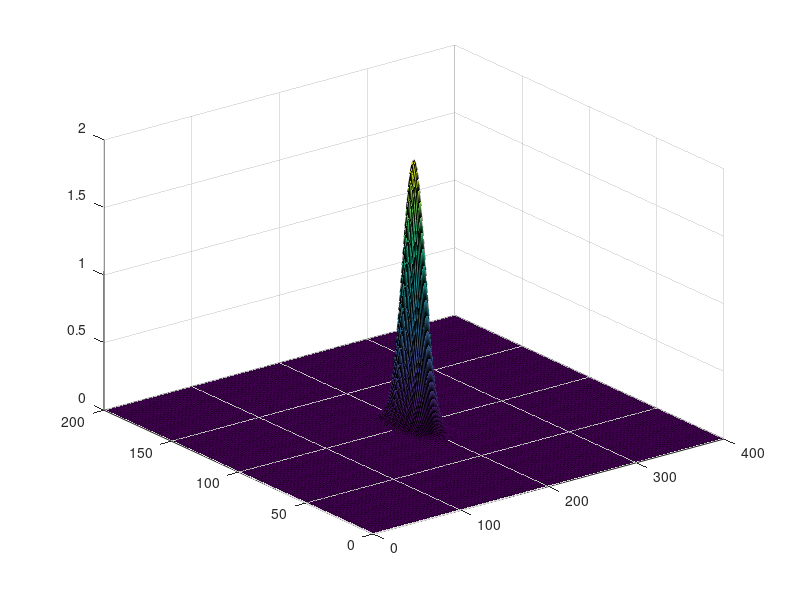

This figure's MATLAB source: (Note: this script raises an error after producing the figure.)
% PML portion of code written largely following along https://www.mathworks.com/matlabcentral/fileexchange/35576-2d-fdtd-of-a-region-with-perfect-electric-conductor-boundary?s_tid=FX_rc1_behav
clc;clear;close all;

%Grid Dimensions
MX=400; %Max x
MY=200; %Max y
%Timestep count
MT=500; %Max time, number of timesteps

%Source locations, center and overlapping
center_x=MX/2;
center_y=MY/2;
left_x=floor(MX/3);
right_x=MX-left_x;

%Physical parameters of free space
ep0=(1/(36*pi))*1e-9; %Vacuum permutivity, F/m
mu0=4*pi*1e-7; %Vacuum permeability, N/A²
c=3e+8; %Speed of light, m/s

%Set arbitrary dx/dy/etc of uniform 1 micron
dxy=1e-6;

%Courant Stability Condition to determine timestep
S=2^-0.5;
dt=S*dxy/c;

%Field matrices
Ez=zeros(MX,MY);
Ezx=zeros(MX,MY);
Ezy=zeros(MX,MY);
Hx=zeros(MX,MY);
Hy=zeros(MX,MY);

%Permittivity and permeability constants, stored in matrices for
ep=ep0*ones(MX,MY);
mu=mu0*ones(MX,MY);

%Electric conductivity matrices for x and y directions
sigx=zeros(MX,MY);
sigy=zeros(MX,MY);

%Perfectly matched layer boundary design
%Reference: IIT Madras team referencing http://dougneubauer.com/wp-content/uploads/wdata/yee2dpml1/yee2d_c.txt
%(An adaptation of 2-D FDTD TE code of Dr. Susan Hagness)

%Boundary width of PML in all directions
bound_width=25;

%Required reflection coefficient
max_refl=1e-6;

%Polynomial order for the σ model
sigma_order=6;
%Polynomial σ model
sigma_max=(-log10(max_refl)*(sigma_order+1)*ep0*c)/(2*bound_width*dxy);
bound_fact_1=(sigma_max)/((bound_width^sigma_order)*(sigma_order+1));
bound_fact_2=(sigma_max)/((bound_width^sigma_order)*(sigma_order+1));
bound_fact_3=(sigma_max)/((bound_width^sigma_order)*(sigma_order+1));
bound_fact_4=(sigma_max)/((bound_width^sigma_order)*(sigma_order+1));
x=0:1:bound_width;
for i=1:1:MX
    sigx(i,bound_width+1:-1:1)=bound_fact_1*((x+0.5*ones(1,bound_width+1)).^(sigma_order+1)-(x-0.5*[0 ones(1,bound_width)]).^(sigma_order+1));
    sigx(i,MY-bound_width:1:MY)=bound_fact_2*((x+0.5*ones(1,bound_width+1)).^(sigma_order+1)-(x-0.5*[0 ones(1,bound_width)]).^(sigma_order+1));
end
for i=1:1:MY
    sigy(bound_width+1:-1:1,i)=bound_fact_3*((x+0.5*ones(1,bound_width+1)).^(sigma_order+1)-(x-0.5*[0 ones(1,bound_width)]).^(sigma_order+1))';
    sigy(MX-bound_width:1:MX,i)=bound_fact_4*((x+0.5*ones(1,bound_width+1)).^(sigma_order+1)-(x-0.5*[0 ones(1,bound_width)]).^(sigma_order+1))';
end

%Magnetic conductivity matrix using PML condition, also split into x and y
%directions
sig_starx=(sigx.*mu)./ep;
sig_stary=(sigy.*mu)./ep;

%Multiplicartion factor matrices for updating the H matrices instead of
%doing so every frame
G=((mu-0.5*dt*sig_starx)./(mu+0.5*dt*sig_starx));
H=(dt/dxy)./(mu+0.5*dt*sig_starx);
A=((mu-0.5*dt*sig_stary)./(mu+0.5*dt*sig_stary));
B=(dt/dxy)./(mu+0.5*dt*sig_stary);

%Multiplication factor matrices for E matrix
C=((ep-0.5*dt*sigx)./(ep+0.5*dt*sigx));
D=(dt/dxy)./(ep+0.5*dt*sigx);
E=((ep-0.5*dt*sigy)./(ep+0.5*dt*sigy));
F=(dt/dxy)./(ep+0.5*dt*sigy);

%Special case: reflective surface at edge. This surface starts near the
%bottom right corner, and proceeds up at a given incidence angle until the
%top of the screen.
reflector=ones(MX,MY);
incidence_angle=60; %First was 30, then 45, then 60
alpha=incidence_angle*pi/180;
offset=0;
for i=1:1:min(MX,MY)
    angle_offset=i*sin(alpha);
    leftmost=floor(MX-offset-angle_offset);
    reflector(leftmost:MX,i)=0;
end

imagesc(reflector);colorbar;
pause;

%Meshgrid for graphing
[X,Y]=meshgrid(1:MX,1:MY);

%Initial condition: Gaussian pulse
amp=2;
x0=MX/2;
y0=MY/2;
spread=10;
Ez(1:MX,1:MY) = amp*exp(-((x0-X)'.^2+(y0-Y)'.^2)/spread^2);%Initial gaussian pulse
Ezx(1:MX,1:MY)=0.5*Ez(1:MX,1:MY);
Ezy(1:MX,1:MY)=0.5*Ez(1:MX,1:MY);



%And now, the moment you've all been waiting for: The time loop begins
for n=1:1:MT

    %Update equation for Hx and Hy
    %Vectorized update in one line instead of for loo
    Hy(1:MX-1,1:MY-1)=A(1:MX-1,1:MY-1).*Hy(1:MX-1,1:MY-1)+B(1:MX-1,1:MY-1).*(Ezx(2:MX,1:MY-1)-Ezx(1:MX-1,1:MY-1)+Ezy(2:MX,1:MY-1)-Ezy(1:MX-1,1:MY-1));
    Hx(1:MX-1,1:MY-1)=G(1:MX-1,1:MY-1).*Hx(1:MX-1,1:MY-1)-H(1:MX-1,1:MY-1).*(Ezx(1:MX-1,2:MY)-Ezx(1:MX-1,1:MY-1)+Ezy(1:MX-1,2:MY)-Ezy(1:MX-1,1:MY-1));

    %Likewise update equation for Ez field
    Ezx(2:MX,2:MY)=C(2:MX,2:MY).*Ezx(2:MX,2:MY)+D(2:MX,2:MY).*(-Hx(2:MX,2:MY)+Hx(2:MX,1:MY-1));
    Ezy(2:MX,2:MY)=E(2:MX,2:MY).*Ezy(2:MX,2:MY)+F(2:MX,2:MY).*(Hy(2:MX,2:MY)-Hy(1:MX-1,2:MY));

    %Impose reflector boundary at angle
    Ezx=Ezx.*reflector;
    Ezy=Ezy.*reflector;


    Ez=Ezx+Ezy;

    %Contour Plot of Ez
    %colorplot(dxy*1e+6*(1:1:MX),(dxy*1e+6*(1:1:MY))',Ez',[-1,1]);
    
    s=surf(X,Y,Ez');
    s.EdgeAlpha=0.1;
    ax=gca;
    MZ=2;
    MC=MZ*0.3;
    adjust_y=(MX-MY)/2;
    axis([0 MX -adjust_y MY+adjust_y -MZ MZ])
    clim([-MC MC]);
    view(15,60)
    pause(0.001);
    
    title(['\fontsize{20}Ez impinging upon ',num2str(incidence_angle),'⁰ Reflector']); 
    %xlabel('x (in um)','FontSize',20);
    %ylabel('y (in um)','FontSize',20);
    set(gca,'FontSize',20);
    %getframe;
end

